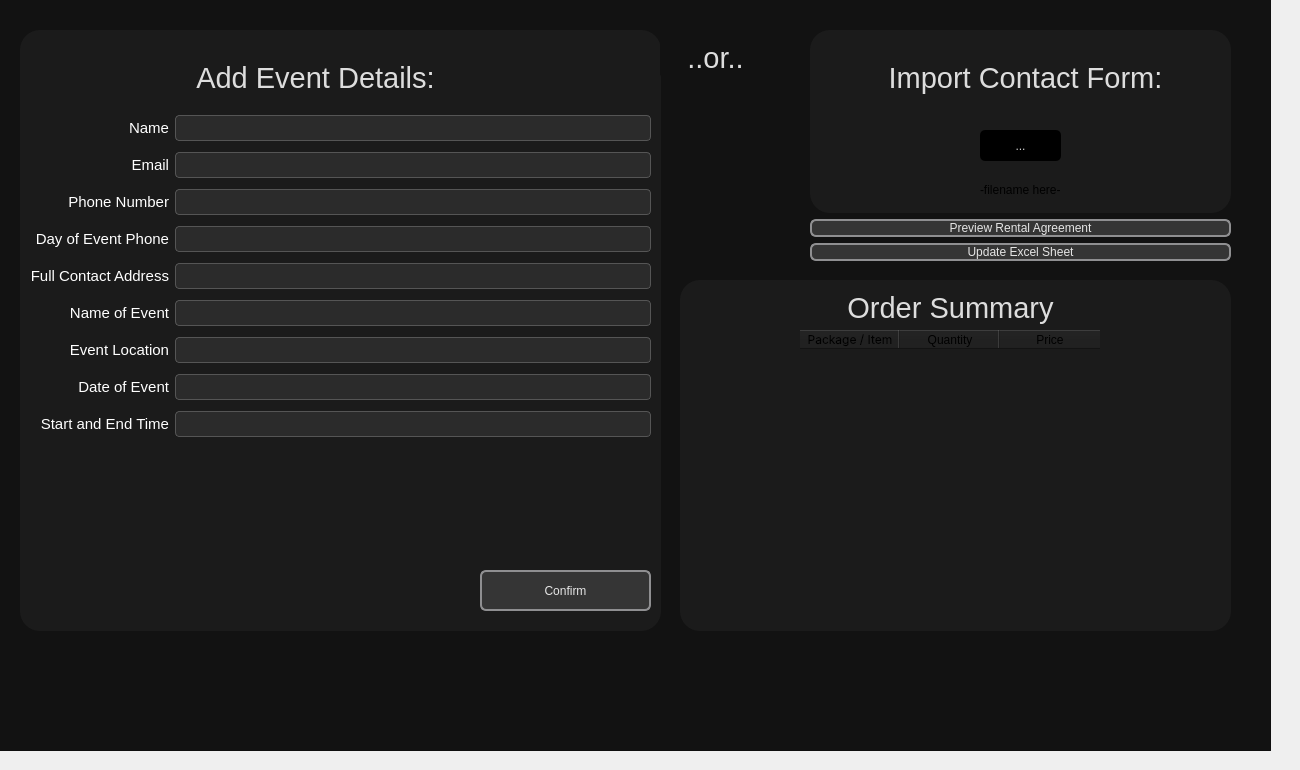
    <widget class="QWidget" name="page_3">
     <widget class="QWidget" name="widget_3" native="true">
      <property name="geometry">
       <rect>
        <x>20</x>
        <y>30</y>
        <width>641</width>
        <height>601</height>
       </rect>
      </property>
      <property name="styleSheet">
       <string notr="true">background-color:  rgb(27, 27, 27);
border-radius: 20px;  /* Adjust the radius as needed */</string>
      </property>
      <widget class="QLabel" name="label_19">
       <property name="geometry">
        <rect>
         <x>160</x>
         <y>30</y>
         <width>271</width>
         <height>35</height>
        </rect>
       </property>
       <property name="styleSheet">
        <string notr="true">QLabel{
            color: #DDDDDD; /* Light grey text on dark background */
            font-family: 'Inter ExtraBold', sans-serif;
            font-size: 22pt; /* Adjust size as needed */
}</string>
       </property>
       <property name="text">
        <string>Add Event Details:</string>
       </property>
       <property name="alignment">
        <set>Qt::AlignCenter</set>
       </property>
      </widget>
      <widget class="QWidget" name="gridLayoutWidget">
       <property name="geometry">
        <rect>
         <x>10</x>
         <y>80</y>
         <width>621</width>
         <height>341</height>
        </rect>
       </property>
       <layout class="QGridLayout" name="gridLayout">
        <item row="3" column="0">
         <widget class="QLabel" name="label_11">
          <property name="styleSheet">
           <string notr="true">color: white; /* White text for better contrast on dark background */
            font-family: 'Inter', sans-serif;
            font-size: 11pt; /* Adjust size as needed */
</string>
          </property>
          <property name="text">
           <string>Day of Event Phone</string>
          </property>
          <property name="alignment">
           <set>Qt::AlignRight|Qt::AlignTrailing|Qt::AlignVCenter</set>
          </property>
         </widget>
        </item>
        <item row="2" column="0">
         <widget class="QLabel" name="label_10">
          <property name="styleSheet">
           <string notr="true">color: white; /* White text for better contrast on dark background */
            font-family: 'Inter', sans-serif;
            font-size: 11pt; /* Adjust size as needed */
</string>
          </property>
          <property name="text">
           <string>Phone Number</string>
          </property>
          <property name="alignment">
           <set>Qt::AlignRight|Qt::AlignTrailing|Qt::AlignVCenter</set>
          </property>
         </widget>
        </item>
        <item row="7" column="0">
         <widget class="QLabel" name="label_7">
          <property name="styleSheet">
           <string notr="true">color: white; /* White text for better contrast on dark background */
            font-family: 'Inter', sans-serif;
            font-size: 11pt; /* Adjust size as needed */
</string>
          </property>
          <property name="text">
           <string>Date of Event</string>
          </property>
          <property name="alignment">
           <set>Qt::AlignRight|Qt::AlignTrailing|Qt::AlignVCenter</set>
          </property>
         </widget>
        </item>
        <item row="1" column="0">
         <widget class="QLabel" name="label_9">
          <property name="styleSheet">
           <string notr="true">color: white; /* White text for better contrast on dark background */
            font-family: 'Inter', sans-serif;
            font-size: 11pt; /* Adjust size as needed */
</string>
          </property>
          <property name="text">
           <string>Email</string>
          </property>
          <property name="alignment">
           <set>Qt::AlignRight|Qt::AlignTrailing|Qt::AlignVCenter</set>
          </property>
         </widget>
        </item>
        <item row="8" column="0">
         <widget class="QLabel" name="label_15">
          <property name="styleSheet">
           <string notr="true">color: white; /* White text for better contrast on dark background */
            font-family: 'Inter', sans-serif;
            font-size: 11pt; /* Adjust size as needed */
</string>
          </property>
          <property name="text">
           <string>Start and End Time</string>
          </property>
          <property name="alignment">
           <set>Qt::AlignRight|Qt::AlignTrailing|Qt::AlignVCenter</set>
          </property>
         </widget>
        </item>
        <item row="5" column="0">
         <widget class="QLabel" name="label_13">
          <property name="styleSheet">
           <string notr="true">color: white; /* White text for better contrast on dark background */
            font-family: 'Inter', sans-serif;
            font-size: 11pt; /* Adjust size as needed */
</string>
          </property>
          <property name="text">
           <string>Name of Event</string>
          </property>
          <property name="alignment">
           <set>Qt::AlignRight|Qt::AlignTrailing|Qt::AlignVCenter</set>
          </property>
         </widget>
        </item>
        <item row="6" column="0">
         <widget class="QLabel" name="label_14">
          <property name="styleSheet">
           <string notr="true">color: white; /* White text for better contrast on dark background */
            font-family: 'Inter', sans-serif;
            font-size: 11pt; /* Adjust size as needed */
</string>
          </property>
          <property name="text">
           <string>Event Location</string>
          </property>
          <property name="alignment">
           <set>Qt::AlignRight|Qt::AlignTrailing|Qt::AlignVCenter</set>
          </property>
         </widget>
        </item>
        <item row="0" column="0">
         <widget class="QLabel" name="label_8">
          <property name="styleSheet">
           <string notr="true">color: white; /* White text for better contrast on dark background */
            font-family: 'Inter', sans-serif;
            font-size: 11pt; /* Adjust size as needed */
</string>
          </property>
          <property name="text">
           <string>Name</string>
          </property>
          <property name="alignment">
           <set>Qt::AlignRight|Qt::AlignTrailing|Qt::AlignVCenter</set>
          </property>
         </widget>
        </item>
        <item row="4" column="0">
         <widget class="QLabel" name="label_12">
          <property name="styleSheet">
           <string notr="true">color: white; /* White text for better contrast on dark background */
            font-family: 'Inter', sans-serif;
            font-size: 11pt; /* Adjust size as needed */
</string>
          </property>
          <property name="text">
           <string>Full Contact Address</string>
          </property>
          <property name="alignment">
           <set>Qt::AlignRight|Qt::AlignTrailing|Qt::AlignVCenter</set>
          </property>
         </widget>
        </item>
        <item row="0" column="1">
         <widget class="QLineEdit" name="lineEdit_1">
          <property name="styleSheet">
           <string notr="true">QLineEdit {
    color: white; /* White text */
    background-color: #2b2b2b; /* Dark background for contrast */
    border: 1px solid #555; /* Slightly lighter border for visibility */
    border-radius: 4px; /* Rounded corners */
    padding: 2px; /* Padding for text inside the edit box */
    font-family: 'Inter', sans-serif; /* Inter font with sans-serif fallback */
    font-size: 11pt; /* Font size */
}
</string>
          </property>
         </widget>
        </item>
        <item row="1" column="1">
         <widget class="QLineEdit" name="lineEdit_2">
          <property name="styleSheet">
           <string notr="true">QLineEdit {
    color: white; /* White text */
    background-color: #2b2b2b; /* Dark background for contrast */
    border: 1px solid #555; /* Slightly lighter border for visibility */
    border-radius: 4px; /* Rounded corners */
    padding: 2px; /* Padding for text inside the edit box */
    font-family: 'Inter', sans-serif; /* Inter font with sans-serif fallback */
    font-size: 11pt; /* Font size */
}
</string>
          </property>
         </widget>
        </item>
        <item row="2" column="1">
         <widget class="QLineEdit" name="lineEdit_3">
          <property name="styleSheet">
           <string notr="true">QLineEdit {
    color: white; /* White text */
    background-color: #2b2b2b; /* Dark background for contrast */
    border: 1px solid #555; /* Slightly lighter border for visibility */
    border-radius: 4px; /* Rounded corners */
    padding: 2px; /* Padding for text inside the edit box */
    font-family: 'Inter', sans-serif; /* Inter font with sans-serif fallback */
    font-size: 11pt; /* Font size */
}
</string>
          </property>
         </widget>
        </item>
        <item row="3" column="1">
         <widget class="QLineEdit" name="lineEdit_4">
          <property name="styleSheet">
           <string notr="true">QLineEdit {
    color: white; /* White text */
    background-color: #2b2b2b; /* Dark background for contrast */
    border: 1px solid #555; /* Slightly lighter border for visibility */
    border-radius: 4px; /* Rounded corners */
    padding: 2px; /* Padding for text inside the edit box */
    font-family: 'Inter', sans-serif; /* Inter font with sans-serif fallback */
    font-size: 11pt; /* Font size */
}
</string>
          </property>
         </widget>
        </item>
        <item row="4" column="1">
         <widget class="QLineEdit" name="lineEdit_5">
          <property name="styleSheet">
           <string notr="true">QLineEdit {
    color: white; /* White text */
    background-color: #2b2b2b; /* Dark background for contrast */
    border: 1px solid #555; /* Slightly lighter border for visibility */
    border-radius: 4px; /* Rounded corners */
    padding: 2px; /* Padding for text inside the edit box */
    font-family: 'Inter', sans-serif; /* Inter font with sans-serif fallback */
    font-size: 11pt; /* Font size */
}
</string>
          </property>
         </widget>
        </item>
        <item row="5" column="1">
         <widget class="QLineEdit" name="lineEdit_6">
          <property name="styleSheet">
           <string notr="true">QLineEdit {
    color: white; /* White text */
    background-color: #2b2b2b; /* Dark background for contrast */
    border: 1px solid #555; /* Slightly lighter border for visibility */
    border-radius: 4px; /* Rounded corners */
    padding: 2px; /* Padding for text inside the edit box */
    font-family: 'Inter', sans-serif; /* Inter font with sans-serif fallback */
    font-size: 11pt; /* Font size */
}
</string>
          </property>
         </widget>
        </item>
        <item row="6" column="1">
         <widget class="QLineEdit" name="lineEdit_7">
          <property name="styleSheet">
           <string notr="true">QLineEdit {
    color: white; /* White text */
    background-color: #2b2b2b; /* Dark background for contrast */
    border: 1px solid #555; /* Slightly lighter border for visibility */
    border-radius: 4px; /* Rounded corners */
    padding: 2px; /* Padding for text inside the edit box */
    font-family: 'Inter', sans-serif; /* Inter font with sans-serif fallback */
    font-size: 11pt; /* Font size */
}
</string>
          </property>
         </widget>
        </item>
        <item row="7" column="1">
         <widget class="QLineEdit" name="lineEdit_8">
          <property name="styleSheet">
           <string notr="true">QLineEdit {
    color: white; /* White text */
    background-color: #2b2b2b; /* Dark background for contrast */
    border: 1px solid #555; /* Slightly lighter border for visibility */
    border-radius: 4px; /* Rounded corners */
    padding: 2px; /* Padding for text inside the edit box */
    font-family: 'Inter', sans-serif; /* Inter font with sans-serif fallback */
    font-size: 11pt; /* Font size */
}
</string>
          </property>
         </widget>
        </item>
        <item row="8" column="1">
         <widget class="QLineEdit" name="lineEdit_9">
          <property name="styleSheet">
           <string notr="true">QLineEdit {
    color: white; /* White text */
    background-color: #2b2b2b; /* Dark background for contrast */
    border: 1px solid #555; /* Slightly lighter border for visibility */
    border-radius: 4px; /* Rounded corners */
    padding: 2px; /* Padding for text inside the edit box */
    font-family: 'Inter', sans-serif; /* Inter font with sans-serif fallback */
    font-size: 11pt; /* Font size */
}
</string>
          </property>
         </widget>
        </item>
       </layout>
      </widget>
      <widget class="QPushButton" name="confirmButton">
       <property name="geometry">
        <rect>
         <x>460</x>
         <y>540</y>
         <width>171</width>
         <height>41</height>
        </rect>
       </property>
       <property name="styleSheet">
        <string notr="true">QPushButton {
	
	font: 10pt &quot;Inter SemiBold&quot;, 'sans-serif';
    border: 2px solid #8f8f91;
    border-radius: 6px;
    background-color: #353535;
    min-width: 80px;
	color: rgb(229, 229, 229);
}

QPushButton:hover {
    border-color: #1a1a1a;
}

QPushButton:pressed {
    background-color: #292929;
}</string>
       </property>
       <property name="text">
        <string>Confirm</string>
       </property>
      </widget>
     </widget>
     <widget class="QGraphicsView" name="graphicsView_4">
      <property name="geometry">
       <rect>
        <x>-20</x>
        <y>-10</y>
        <width>1291</width>
        <height>761</height>
       </rect>
      </property>
      <property name="styleSheet">
       <string notr="true">background-color: rgb(18, 18, 18);
</string>
      </property>
     </widget>
     <widget class="QWidget" name="widget_4" native="true">
      <property name="geometry">
       <rect>
        <x>660</x>
        <y>30</y>
        <width>111</width>
        <height>61</height>
       </rect>
      </property>
      <property name="styleSheet">
       <string notr="true">background-color:  rgb(18,18,18);
border-radius: 20px;  /* Adjust the radius as needed */</string>
      </property>
      <widget class="QLabel" name="label_20">
       <property name="geometry">
        <rect>
         <x>0</x>
         <y>10</y>
         <width>111</width>
         <height>35</height>
        </rect>
       </property>
       <property name="styleSheet">
        <string notr="true">QLabel{
            color: #DDDDDD; /* Light grey text on dark background */
            font-family: 'Inter ExtraBold', sans-serif;
            font-size: 22pt; /* Adjust size as needed */
}</string>
       </property>
       <property name="text">
        <string>..or..</string>
       </property>
       <property name="alignment">
        <set>Qt::AlignCenter</set>
       </property>
      </widget>
     </widget>
     <widget class="QWidget" name="verticalLayoutWidget_2">
      <property name="geometry">
       <rect>
        <x>810</x>
        <y>30</y>
        <width>421</width>
        <height>231</height>
       </rect>
      </property>
      <layout class="QVBoxLayout" name="verticalLayout_2">
       <item>
        <widget class="QWidget" name="widget_5" native="true">
         <property name="styleSheet">
          <string notr="true">background-color:  rgb(27, 27, 27);
border-radius: 20px;  /* Adjust the radius as needed */</string>
         </property>
         <widget class="QLabel" name="label_31">
          <property name="geometry">
           <rect>
            <x>60</x>
            <y>30</y>
            <width>311</width>
            <height>35</height>
           </rect>
          </property>
          <property name="styleSheet">
           <string notr="true">QLabel{
            color: #DDDDDD; /* Light grey text on dark background */
            font-family: 'Inter ExtraBold', sans-serif;
            font-size: 22pt; /* Adjust size as needed */
}</string>
          </property>
          <property name="text">
           <string>Import Contact Form:</string>
          </property>
          <property name="alignment">
           <set>Qt::AlignCenter</set>
          </property>
         </widget>
         <widget class="QToolButton" name="toolButton">
          <property name="geometry">
           <rect>
            <x>170</x>
            <y>100</y>
            <width>81</width>
            <height>31</height>
           </rect>
          </property>
          <property name="styleSheet">
           <string notr="true">font: 20pt &quot;MS Shell Dlg 2&quot;;
color: rgb(207, 207, 207);
background-color: black;
border-radius: 5px;</string>
          </property>
          <property name="text">
           <string>...</string>
          </property>
         </widget>
         <widget class="QLabel" name="label_32">
          <property name="geometry">
           <rect>
            <x>170</x>
            <y>150</y>
            <width>81</width>
            <height>20</height>
           </rect>
          </property>
          <property name="text">
           <string>-filename here-</string>
          </property>
         </widget>
        </widget>
       </item>
       <item>
        <widget class="QPushButton" name="addPushButton_3">
         <property name="styleSheet">
          <string notr="true">QPushButton {
	
	font: 10pt &quot;Inter SemiBold&quot;, 'sans-serif';
    border: 2px solid #8f8f91;
    border-radius: 6px;
    background-color: #353535;
    min-width: 80px;
	color: rgb(229, 229, 229);
}

QPushButton:hover {
    border-color: #1a1a1a;
}

QPushButton:pressed {
    background-color: #292929;
}</string>
         </property>
         <property name="text">
          <string>Preview Rental Agreement</string>
         </property>
        </widget>
       </item>
       <item>
        <widget class="QPushButton" name="addPushButton_4">
         <property name="styleSheet">
          <string notr="true">QPushButton {
	
	font: 10pt &quot;Inter SemiBold&quot;, 'sans-serif';
    border: 2px solid #8f8f91;
    border-radius: 6px;
    background-color: #353535;
    min-width: 80px;
	color: rgb(229, 229, 229);
}

QPushButton:hover {
    border-color: #1a1a1a;
}

QPushButton:pressed {
    background-color: #292929;
}</string>
         </property>
         <property name="text">
          <string>Update Excel Sheet</string>
         </property>
        </widget>
       </item>
      </layout>
     </widget>
     <widget class="QWidget" name="widget_6" native="true">
      <property name="geometry">
       <rect>
        <x>680</x>
        <y>280</y>
        <width>551</width>
        <height>351</height>
       </rect>
      </property>
      <property name="styleSheet">
       <string notr="true">background-color:  rgb(27, 27, 27);
border-radius: 20px;  /* Adjust the radius as needed */</string>
      </property>
      <widget class="QLabel" name="label_37">
       <property name="geometry">
        <rect>
         <x>120</x>
         <y>10</y>
         <width>301</width>
         <height>35</height>
        </rect>
       </property>
       <property name="styleSheet">
        <string notr="true">QLabel{
            color: #DDDDDD; /* Light grey text on dark background */
            font-family: 'Inter ExtraBold', sans-serif;
            font-size: 22pt; /* Adjust size as needed */
}</string>
       </property>
       <property name="text">
        <string>Order Summary</string>
       </property>
       <property name="alignment">
        <set>Qt::AlignCenter</set>
       </property>
      </widget>
      <widget class="QTableWidget" name="tableWidget">
       <property name="geometry">
        <rect>
         <x>120</x>
         <y>50</y>
         <width>301</width>
         <height>221</height>
        </rect>
       </property>
       <attribute name="horizontalHeaderCascadingSectionResizes">
        <bool>false</bool>
       </attribute>
       <column>
        <property name="text">
         <string>Package / Item</string>
        </property>
        <property name="font">
         <font>
          <family>Inter</family>
         </font>
        </property>
        <property name="background">
         <color>
          <red>204</red>
          <green>204</green>
          <blue>204</blue>
         </color>
        </property>
       </column>
       <column>
        <property name="text">
         <string>Quantity</string>
        </property>
       </column>
       <column>
        <property name="text">
         <string>Price</string>
        </property>
       </column>
      </widget>
     </widget>
     <zorder>graphicsView_4</zorder>
     <zorder>widget_3</zorder>
     <zorder>widget_4</zorder>
     <zorder>verticalLayoutWidget_2</zorder>
     <zorder>widget_6</zorder>
    </widget>
